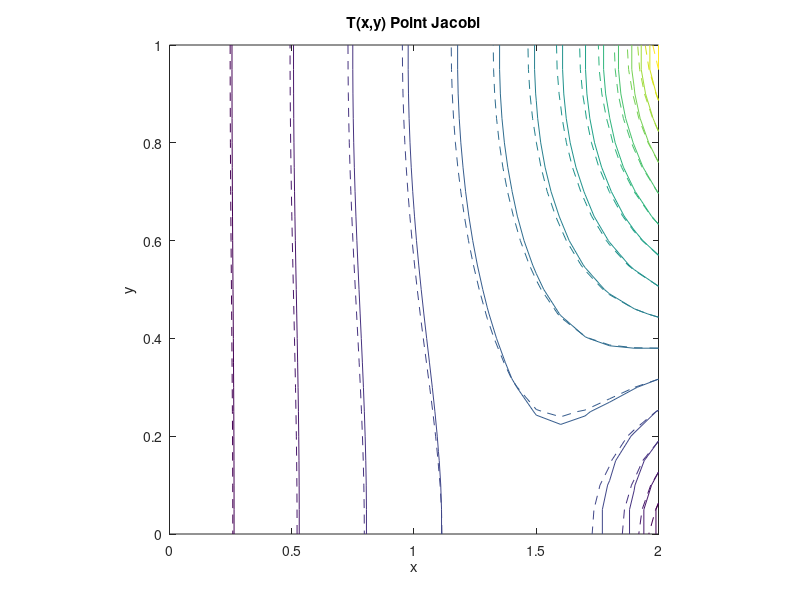

Recreate this plot in MATLAB. (Note: this script raises an error after producing the figure.)
% Point Jacobi Method to solve Laplace Eqn
%     T_xx + T_yy = 0
% with Neumann and Dirichlet BCs.
%%
clearvars
% Parameters
nx=21; ny=21;                  % number of space steps
x=linspace(0,2,nx);            % x range
y=linspace(0,1,ny);            % y range
dx=x(2)-x(1);dy=y(2)-y(1);
B=(dx/dy)^2;
T_pj=zeros(nx,ny);             % initialize T 
tol=1e-5;                      % error tolerance for convergence
err=1;                         % to check convergence
k=1;                           % iteration index
%%
% Boundary Conditions
T_pj(1,:)=0;%left
T_pj(nx,:)=y;%right
T_pj(:,1)=T_pj(:,2);%bottom
T_pj(:,end)=T_pj(:,end-1);%top

Texact=T_pj;     % initialize analytical solution
%%
while err>tol
    T_pjold=T_pj;
    
    for i=2:nx-1
        for j=2:ny-1
            %Point Jacobi
            T_pj(i,j)=(1/(2*((1+B))))*(T_pjold(i-1,j)+T_pjold(i+1,j)+B*(T_pjold(i,j-1)+T_pjold(i,j+1)));
        end
    end

    %boundary conditions
    T_pj(1,:)=0;%left
    T_pj(nx,:)=y;%right
    T_pj(:,1)=T_pj(:,2);%bottom
    T_pj(:,end)=T_pj(:,end-1);%top
    
   
    err= norm(T_pj(:)-T_pjold(:),Inf); 
    k=k+1;  
end
rmspj=rms(T_pj(:)-T_pjold(:));

%%
% analytical solution
for iii=1:nx
    for jjj=1:ny  
        A=0;
        for n=1:101
            if mod(n,2)==1
                A = A +((n*pi)^-2 * csch(2*n*pi) * sinh(n*pi*x(iii)) * cos(n*pi*y(jjj)));
            end 
        end
        Texact(iii,jjj)=(x(iii)/4)-(4*A);
    end
end
%%
% plot
figure(2)
levs=linspace(0,.95,16);
contour(x,y,T_pj',levs);
hold on
contour(x,y,Texact',levs,'--');
xlabel('x');ylabel('y');
axis square;
title('T(x,y) Point Jacobi');
legend('Point Jacobi','Analytical','location','sw');
colorbar

pts={[0.5 0.25] [0.5 0.75] [1.5 0.25] [1.5 0.75]};
for zz=1:4
    pt=pts{zz};
    ii=find(x==pt(1));jj=find(y==pt(2));
    fprintf('T(%.1f,%.2f)= %f',pt(1),pt(2),T_pj(ii,jj)); fprintf('\n');
    fprintf('Texact(%.1f,%.2f)= %f',pt(1),pt(2),Texact(ii,jj)); fprintf('\n');
end 
fprintf('%i iterations \n',k);

%rel root mean square error 
tf = false(size(T_pj));
tf(2:end-1,2:end-1) = true ;
rrmse= sqrt(mean((T_pj(tf)./Texact(tf) -1).^2));

